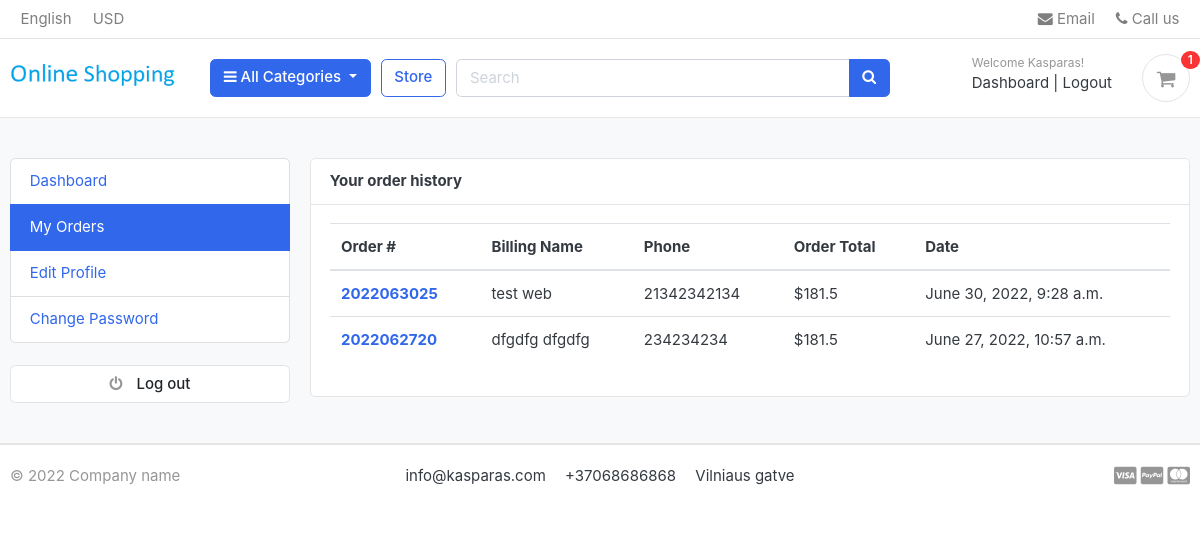
Page /accounts/my_orders/ (signed in) on the earlier database version.
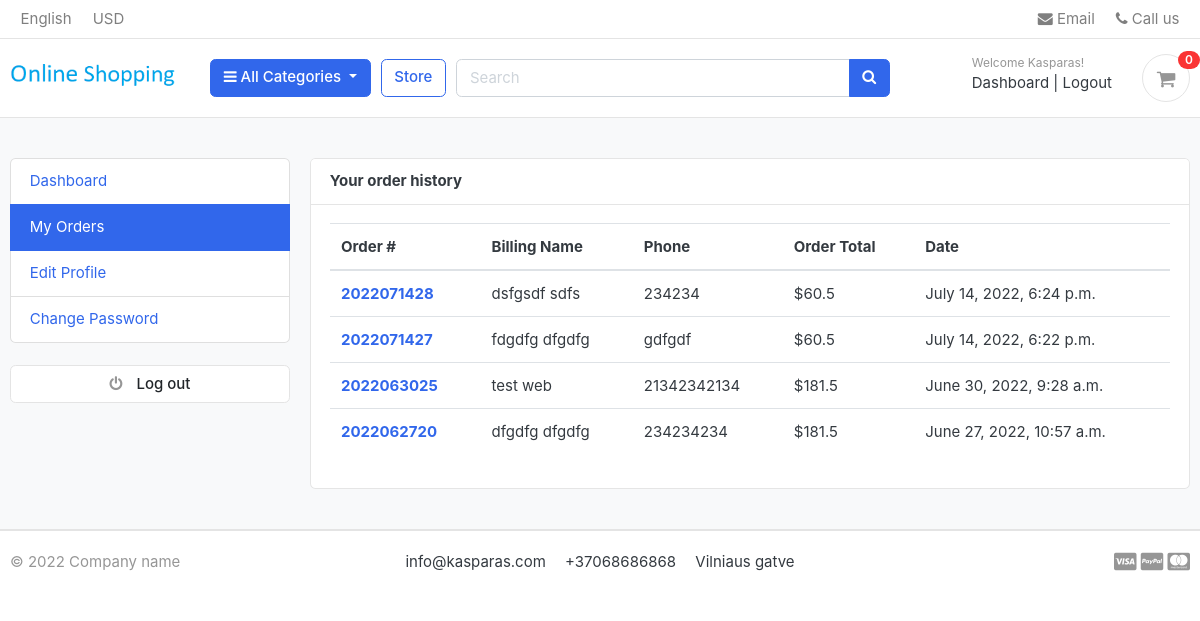
Same page on the later database version.
### accounts/models.py (models this page shows, shortened)
class Account(AbstractBaseUser):
    first_name = models.CharField(max_length=50)
    last_name = models.CharField(max_length=50)
    username = models.CharField(max_length=50, unique=True)
    email = models.EmailField(max_length=100, unique=True)
    phone_number = models.CharField(max_length=50)
    date_joined = models.DateTimeField(auto_now_add=True)
    last_login = models.DateTimeField(auto_now_add=True)
    is_admin = models.BooleanField(default=False)
    is_staff = models.BooleanField(default=False)
    is_active = models.BooleanField(default=False)
    is_superadmin = models.BooleanField(default=False)
    USERNAME_FIELD = 'email'
    REQUIRED_FIELDS = ['username', 'first_name', 'last_name']
    objects = MyAccountManager()

### orders/models.py (models this page shows, shortened)
class Order(models.Model):
    STATUS = (
        ('New', 'New'),
        ('Accepted', 'Accepted'),
        ('Completed', 'Completed'),
        ('Cancelled', 'Cancelled'),
    )
    user = models.ForeignKey(Account, on_delete=models.SET_NULL, null=True)
    payment = models.ForeignKey(Payment, on_delete=models.SET_NULL, blank=True, null=True)
    order_number = models.CharField(max_length=20)
    first_name = models.CharField(max_length=50)
    last_name = models.CharField(max_length=50)
    phone = models.CharField(max_length=15)
    email = models.EmailField(max_length=50)
    address_line_1 = models.CharField(max_length=50)
    address_line_2 = models.CharField(max_length=50, blank=True)
    country = models.CharField(max_length=50)
    state = models.CharField(max_length=50)
    city = models.CharField(max_length=50)
    order_note = models.CharField(max_length=100, blank=True)
    order_total = models.FloatField()
    tax = models.FloatField()
    status = models.CharField(max_length=10, choices=STATUS, default='New')
    ip = models.CharField(blank=True, max_length=20)
    is_ordered = models.BooleanField(default=False)
    created_at = models.DateTimeField(auto_now_add=True)
    updated_at = models.DateTimeField(auto_now=True)
    def full_name(self):
        return f'{self.first_name} {self.last_name}'

### accounts/views.py (the view)
# urls.py: path('my_orders/', views.my_orders, name='my_orders'),
@login_required(login_url='login')
def my_orders(request):
    orders = Order.objects.filter(user=request.user, is_ordered=True).order_by('-created_at')
    context = {
        'orders': orders,
    }
    return render(request, 'accounts/my_orders.html', context)

### carts/context_processors.py (called while the page is built)
def counter(request):
    cart_count = 0
    if 'admin' in request.path:
        return {}
    else:
        try:
            cart = Cart.objects.filter(cart_id=_cart_id(request))
            if request.user.is_authenticated:
                cart_items = CartItem.objects.all().filter(user=request.user)
            else:
                cart_items = CartItem.objects.all().filter(cart=cart[:1])
            for cart_item in cart_items:
                cart_count += cart_item.quantity
        except Cart.DoesNotExist:
            cart_count = 0
    return dict(cart_count=cart_count)

### carts/views.py (called while the page is built)
def _cart_id(request):  # private function, session id
    cart = request.session.session_key
    if not cart:
        cart = request.session.create()
    return cart

### category/context_processors.py (called while the page is built)
def menu_links(request):
    links = Category.objects.all()
    return dict(links=links)

### category/models.py (called while the page is built)
    def get_url(self):
        return reverse('products_by_category', args=[self.slug])

### templates/accounts/my_orders.html (shortened to what this page needs)
{% extends 'base.html' %}
{% block content %}
<section class="section-conten padding-y bg">
<div class="container">
	<div class="row">
	{% include 'includes/dashboard_sidebar.html' %}
	<main class="col-md-9">
		<article class="card">
		<header class="card-header">
			<strong class="d-inline-block mr-3">Your order history</strong>
		</header>
		<div class="card-body">
			<div class="row">
			<div class="col-md-12">
				<table class="table table-hover">
				  <thead>
				    <tr>
				      <th scope="col">Order #</th>
				      <th scope="col">Billing Name</th>
				      <th scope="col">Phone</th>
				      <th scope="col">Order Total</th>
							<th scope="col">Date</th>
				    </tr>
				  </thead>
				  <tbody>
						{% for order in orders %}
				    <tr>
				      <th scope="row"><a href="{% url 'order_detail' order.order_number %}">{{order.order_number}}</a></th>
				      <td>{{order.full_name}}</td>
				      <td>{{order.phone}}</td>
				      <td>${{order.order_total}}</td>
							<td>{{order.created_at}}</td>
				    </tr>
				{% endfor %}
				  </tbody>
				</table>
			</div>
			</div>
		</div>
		</article>
	</main>
</div>
</div>
</section>
{% endblock %}

### templates/base.html (shortened to what this page needs)
{% load static %}
<!DOCTYPE HTML>
<html lang="en">
<head>
<link href="{% static 'css/bootstrap.css' %}" rel="stylesheet" type="text/css"/>
<link href="{% static 'fonts/fontawesome/css/all.min.css' %}" type="text/css" rel="stylesheet">
<link href="{% static 'css/ui.css' %}" rel="stylesheet" type="text/css"/>
<link href="{% static 'css/responsive.css' %}" rel="stylesheet" media="only screen and (max-width: 1200px)" />
<link href="{% static 'css/custom.css' %}" rel="stylesheet" type="text/css"/>
<link rel="stylesheet" href="https://cdnjs.cloudflare.com/ajax/libs/font-awesome/4.7.0/css/font-awesome.min.css">
</head>
<body>
{% include 'includes/navbar.html' %}
    {% block content %}{% endblock %}
{% include 'includes/footer.html' %}

### templates/includes/navbar.html (shortened to what this page needs)
{% load static %}
 <header class="section-header">
    <nav class="navbar p-md-0 navbar-expand-sm navbar-light border-bottom">
    <div class="container">
      <div class="collapse navbar-collapse" id="navbarTop4">
        <ul class="navbar-nav mr-auto">
            <li class="nav-item dropdown">
                 <a href="#" class="nav-link">   English </a>
            </li>
            <li class="nav-item dropdown">
                <a href="#" class="nav-link"> USD </a>
            </li>
        </ul>
        <ul class="navbar-nav">
            <li><a href="#" class="nav-link"> <i class="fa fa-envelope"></i> Email </a></li>
            <li><a href="#" class="nav-link"> <i class="fa fa-phone"></i> Call us </a></li>
        </ul>
      </div>
    </div>
    </nav>
    <section class="header-main border-bottom">
        <div class="container">
    <div class="row align-items-center">
        <div class="col-lg-2 col-md-3 col-6">
            <a href="{% url 'home' %}" class="brand-wrap">
                <img class="logo" src="{% static './images/logo_main.png' %}">
            </a>
        </div>
        <div class="col-lg col-sm col-md col-6 flex-grow-0">
            <div class="category-wrap dropdown d-inline-block float-right">
                <button type="button" class="btn btn-primary dropdown-toggle" data-toggle="dropdown">
                    <i class="fa fa-bars"></i> All Categories
                </button>
            </div>
        </div>
        <a href="{% url 'store' %}" class="btn btn-outline-primary">Store</a>
        <div class="col-lg  col-md-6 col-sm-12 col">
            <form action="{% url 'search' %}" class="search" method='GET'>
                <div class="input-group w-100">
                    <input type="text" class="form-control" style="width:60%;" placeholder="Search", name="keyword">
                    <div class="input-group-append">
                      <button class="btn btn-primary" type="submit">
                        <i class="fa fa-search"></i>
                      </button>
                    </div>
                </div>
            </form>
        </div>
        <div class="col-lg-3 col-sm-6 col-8 order-2 order-lg-3">
                    <div class="d-flex justify-content-end mb-3 mb-lg-0">
                        {% if user.id is None %}
                        <div class="widget-header">
                            <small class="title text-muted">Welcome guest!</small>
                            <div>
                                <a href="{% url 'login' %}">Sign in</a> <span class="dark-transp"> | </span>
                                <a href="{% url 'register' %}"> Register</a>
                            </div>
                        </div>
                        {% else %}
                        <div class="widget-header">
                            <small class="title text-muted">Welcome {{user.first_name }}!</small>
                            <div>
                                <a href="{% url 'dashboard' %}">Dashboard</a> <span class="dark-transp"> | </span>
                                <a href="{% url 'logout' %}"> Logout</a>
                            </div>
                        </div>
                        {% endif %}
                        <a href="{% url 'cart' %}" class="widget-header pl-3 ml-3">
                            <div class="icon icon-sm rounded-circle border"><i class="fa fa-shopping-cart"></i></div>
                            <span class="badge badge-pill badge-danger notify">{{ cart_count }}</span>
                        </a>
                    </div>
                </div>
    </div>
        </div>
    </section>
    </header>

### templates/includes/dashboard_sidebar.html
<aside class="col-md-3">
    <ul class="list-group">
        <a class="list-group-item {% if '/accounts/' == request.path %}active{% endif %}" href="{% url 'dashboard' %}"> Dashboard </a>
        <a class="list-group-item {% if '/my_orders/' in request.path %}active{% endif %}" href="{% url 'my_orders' %}"> My Orders </a>
        <a class="list-group-item {% if '/edit_profile/' in request.path %}active{% endif %}" href="{% url 'edit_profile' %}"> Edit Profile </a>
        <a class="list-group-item {% if '/change_password/' in request.path %}active{% endif %}" href="{% url 'change_password' %}"> Change Password </a>
    </ul>
    <br>
    <a class="btn btn-light btn-block" href="{% url 'logout' %}"> <i class="fa fa-power-off"></i> <span class="text">Log out</span> </a>
</aside>

### templates/includes/footer.html (shortened to what this page needs)
{% load static %}
<footer class="section-footer border-top">
	<div class="container">
		<section class="footer-bottom border-top row">
			<div class="col-md-2">
				<p class="text-muted"> &copy 2022 Company name </p>
			</div>
			<div class="col-md-8 text-md-center">
				<span  class="px-2">info@kasparas.com</span>
				<span  class="px-2">+37068686868</span>
				<span  class="px-2">Vilniaus gatve </span>
			</div>
			<div class="col-md-2 text-md-right text-muted">
				<i class="fab fa-lg fa-cc-visa"></i>
				<i class="fab fa-lg fa-cc-paypal"></i>
				<i class="fab fa-lg fa-cc-mastercard"></i>
			</div>
		</section>
	</div>
</footer>
</body>
</html>

### static/css/ui.css (style rules this page uses)
html { font-family: "Inter", sans-serif; font-size: 15px; }
.icon-xs, .icon-sm, .icon-md, .icon-lg { display: inline-block; text-align: center; flex-shrink: 0; flex-grow: 0; }
.icon-sm { width: 48px; height: 48px; line-height: 48px !important; font-size: 20px; }
.padding-y { padding-top: 40px; padding-bottom: 40px; }
article:after, .form-group:after { display: block; clear: both; content: ""; }
.bg { background-color: #f8f9fa; }
p:last-child { margin-bottom: 0; }
.header-main { position: relative; padding-top: 1rem; padding-bottom: 1rem; }
.brand-wrap .logo, .navbar-brand .logo { margin-right: 7px; max-height: 42px; display: inline-block; }
.widget-header { display: inline-block; vertical-align: middle; position: relative; }
.widget-header a { color: #343a40; }
.widget-header i { color: #969696; }
.widget-header .title { display: block; }
.widget-header .notify { position: absolute; top: -3px; right: -10px; }
.footer-bottom { padding-top: 20px; padding-bottom: 20px; }
.btn-light { background-color: #fff; border-color: #e4e4e4; }
.btn-light i { color: #969696; }
.btn i + .text { margin-left: 10px; }
.notify { position: absolute; top: -4px; right: -10px; display: inline-block; padding: 0.25em 0.6em; font-size: 12px; line-height: 1; text-align: center; border-radius: 3rem; color: #fff; background-color: #fa3434; }

Differences in the rows shown:
added Order: order_number "2022071428", full_name "dsfgsdf sdfs", phone "234234", order_total "60.5", created_at "July 14, 2022, 6:24 p.m."
added Order: order_number "2022071427", full_name "fdgdfg dfgdfg", phone "gdfgdf", order_total "60.5", created_at "July 14, 2022, 6:22 p.m."
Other differences:
{{ cart_count }}: "1" → "0"
